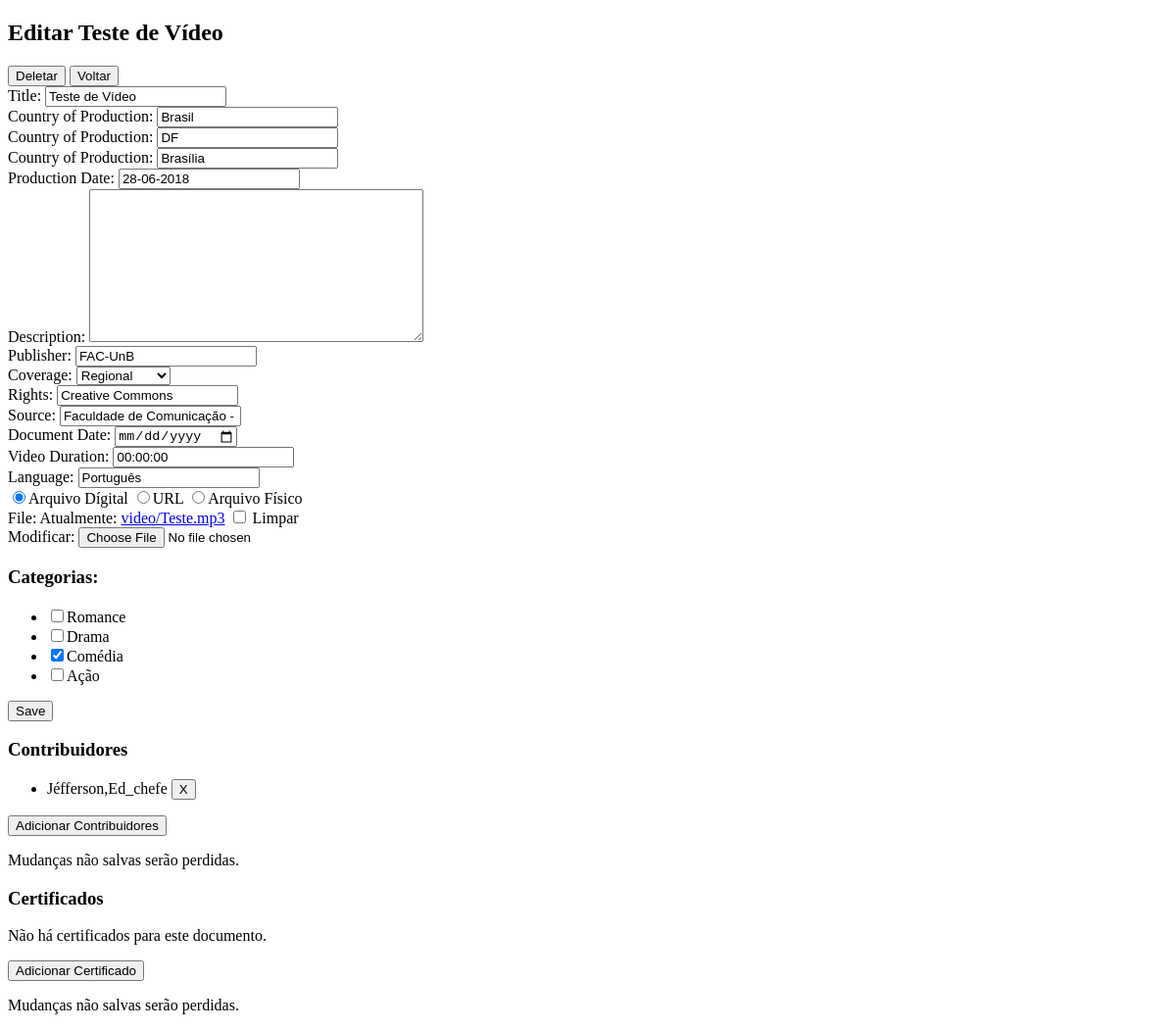
The page /edit/12 on the database as committed earlier.
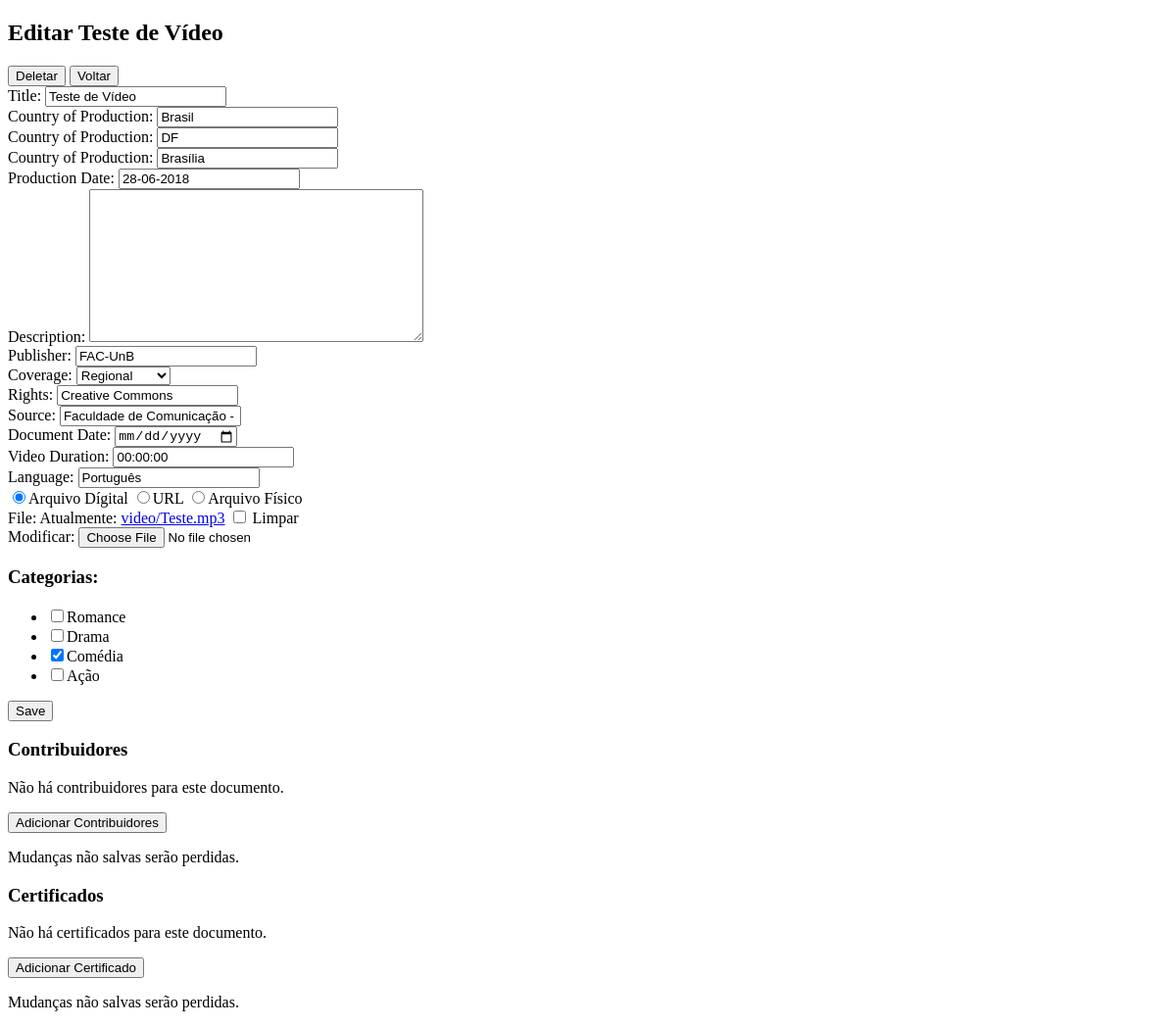
The same page on the database as committed later.
### cedoc/models.py (models this page shows, shortened)
class Doc(models.Model):
    title = models.CharField('Title', max_length=300, default='Untitled', help_text="Name of the Document")
    description = models.TextField('Description', blank=True)
    publisher = models.CharField('Publisher', max_length=150, default="FAC-UnB")
    coverage = models.CharField('Coverage', max_length=2, default='R', choices=coverage())
    rights = models.CharField('Rights', max_length=100, default='Creative Commons', help_text="Access Rights")
    source = models.CharField('Source', default='Faculdade de Comunicação - FAC' , max_length=100)
    date = models.DateField('Document Date', default=django.utils.timezone.now, help_text="Use formato dd/mm/AAAA")
    fileFormat = models.CharField('Media Format', max_length=2, choices=getFileFormat(), default='DG', help_text='Escolha apenas 1 opção')
    language = models.CharField('Language', max_length=50, default='Português')
    submissionDate = models.DateField(auto_now_add=True)
    accepted = models.BooleanField('Accept file', choices=accept(), default=False)
    sender = models.CharField(max_length=50, default="Anonymous")
    url = models.URLField('URL para Documento', blank=True)
    def __str__(self):
        return self.title

class AudioVisual(Doc):
    dateProduction = models.DateField('Production Date', default=django.utils.timezone.now)
    material = models.CharField('Original Material', max_length=100, blank=True)
    country = models.CharField('Country of Production', max_length=50, default='Brasil')
    state = models.CharField('Country of Production', max_length=50, default='DF')
    city = models.CharField('Country of Production', max_length=50, default='Brasília')
    string = str(country) + ',' + str(state) + ',' + str(city)
    locationProduction = models.CharField('Location of Production', max_length=200, default=string)
    duration = models.DurationField('Video Duration', default=datetime.timedelta(0), help_text="Use formato hh:mm:ss")
    categories = models.ManyToManyField(Categoria)
    File = models.FileField(upload_to='video/', blank=True, validators=[validate_AudioVisual])

class Categoria(models.Model):
    categoria = models.CharField('Categoria', max_length=100)
    def __str__(self):
        return self.categoria

class Contributor(models.Model):
    contributor = models.CharField('Contributor', max_length=100, default='Unknown', help_text='Name of Contributor')
    role = models.CharField('Role', max_length=100, default="Contributor", help_text='Role of Contributor in the Project')
    paper = models.ForeignKey(Doc, on_delete=models.CASCADE)

### cedoc/views.py (the view, shortened to what this page needs)
# urls.py: path('edit/<int:pk>', cedocViews.edit, name='url_edit'),
def edit(request, pk):
    (f, form) = getUnknownModel(request, pk)
    data = {}
    data['doc'] = f
    data['form'] = form
    if isinstance(f, AudioVisual):
        data['cat'] = Categoria.objects.all()
        data['checked_cat'] = f.categories.all()
        data['certificates'] = Certificate.objects.filter(paper=pk)
        data['type'] = "audiovisual"
    if isinstance(f, CampusJournal):
        data['idx'] = Index.objects.filter(paper=pk)
        data['type'] = "jornal"
    c  = Contributor.objects.filter(paper=pk)
    data['contributors'] = c
    return render(request, 'cedoc/edit.html', data)

### cedoc/forms.py
class AudioVisualUpload(ModelForm):
    class Meta:
        FORMATS = (
            ('.mp3', 'MP3 Audio'),
            ('.wav', 'Microsoft Wave (WAV)'),
            ('.aif', 'Audio Interchange File Format (AIFF)'),
        )
        model = AudioVisual
        fields = ['title', 'country', 'state', 'city', 'dateProduction','description', 'publisher', 'coverage', 'rights', 'source', 'fileFormat', 'date', 'duration', 'language', 'File', 'url']
        widgets = {
            'date' : dateInput(),
            'fileType' : Select(choices=FORMATS)
        }

### cedoc/views.py (called while the page is built)
def getUnknownModel(request, pk):
    try:
        f = CampusJournal.objects.get(pk=pk)
        form = JournalUpload(request.POST or None, request.FILES or None, instance=f)
    except:
        try:
            f = AudioVisual.objects.get(pk=pk)
            form = AudioVisualUpload(request.POST or None, request.FILES or None, instance=f)
        except:
            try:
                f = CampusReporter.objects.get(pk=pk)
                form = ReporterUpload(request.POST or None, request.FILES or None, instance=f)
            except:
                f = None
                form = None
    return (f, form)

### cedoc/templates/cedoc/edit.html (shortened to what this page needs)
<!DOCTYPE html>
<html lang="en">
<head>
</head>
<body>
    <h2>Editar {{ doc }}</h2>
    <button onclick="myConfirm('Certeza que quer deletar {{ doc }} ?')">Deletar</button>
    <button onclick="location.href = '{% url 'url_index' %}' ">Voltar</button>
    <form enctype="multipart/form-data" method="POST">
        {% for field in form %}
            {% if field.name != 'File' and field.name != 'url' and field.name != 'fileFormat' %}
                <div class="fieldWrapper">
                    {{ field.label_tag }} {{ field }}
                </div>
            {% endif %}
        {% endfor %}
        <div id="id_fileFormat">
                <input type="radio" name="fileFormat" onclick="hideAndShow('File')" value="DG" checked id="id_fileFormat_0" required>Arquivo Dígital</input>
                <input type="radio" name="fileFormat" onclick="hideAndShow('url')" value="UR" id="id_fileFormat_1" required>URL</input>
                <input type="radio" name="fileFormat" onclick="hideAndShow('')" value="AN" id="id_fileFormat_2" required>Arquivo Físico</input>
            </div>
        <div id="File" class="fieldWrapper">
            {{ form.File.label_tag}} {{ form.File }}
        </div>
        {% if cat %}
        <h3>Categorias:</h3>
        <ul>
            {% for categoria in cat %}
            <li><input type="checkbox" name="categorias"
                {% if categoria in checked_cat %}
                checked
                {% endif %}
            id="id_{{ categoria }}" value="{{ categoria.id }}">{{ categoria }}</li>
            {% endfor %}
        </ul>
        {% endif %}
        <button class="fieldWrapper" name="save" type="submit">Save</button>
    </form>
    <h3>Contribuidores</h3>
    {% if contributors %}
        <form action="{% url 'url_edit' doc.id%}" method="POST">
            <ul>
            {% for c in contributors %}
                <li>{{ c.contributor }},{{c.role}} <button class="fieldWrapper" type="submit" name="del" value="{{ c.id }}">X</button></li>
            {% endfor%}
            </ul>
        </form>
    {% else %}
            <p>Não há contribuidores para este documento.</p>
    {% endif %}
        <button class="fieldWrapper" onclick="location.href = '{% url 'url_contribs' doc.pk %}'">Adicionar Contribuidores</button>
        <p>Mudanças não salvas serão perdidas.</p>
    {% if type == 'audiovisual' %}
        <h3>Certificados</h3>
        {% if certificates %}
        <form action="{% url 'url_edit' doc.id%}" method="POST">
            {% csrf_token %}
            <ul>
            {% for c in certificates %}
            <li>{{ c.certificate }},{{ c.date }} <button class="fieldWrapper" type="submit" name="del_cer" value="{{ c.id }}">X</button></li>
            {% endfor%}
            </ul>
        </form>
        {% else %}
            <p>Não há certificados para este documento.</p>
        {% endif %}
            <button class="fieldWrapper" onclick="location.href = '{% url 'url_certificates' doc.pk %}'">Adicionar Certificado</button>
            <p>Mudanças não salvas serão perdidas.</p>
    {% endif %}
</body>
</html>

Rows that differ between the two databases and show on the page:
removed Contributor: contributor "Jéfferson", role "Ed_chefe", {{ c.id }} 6 (drawn)
Other text that changed with them:
text now shown: "Não há contribuidores para este documento."
